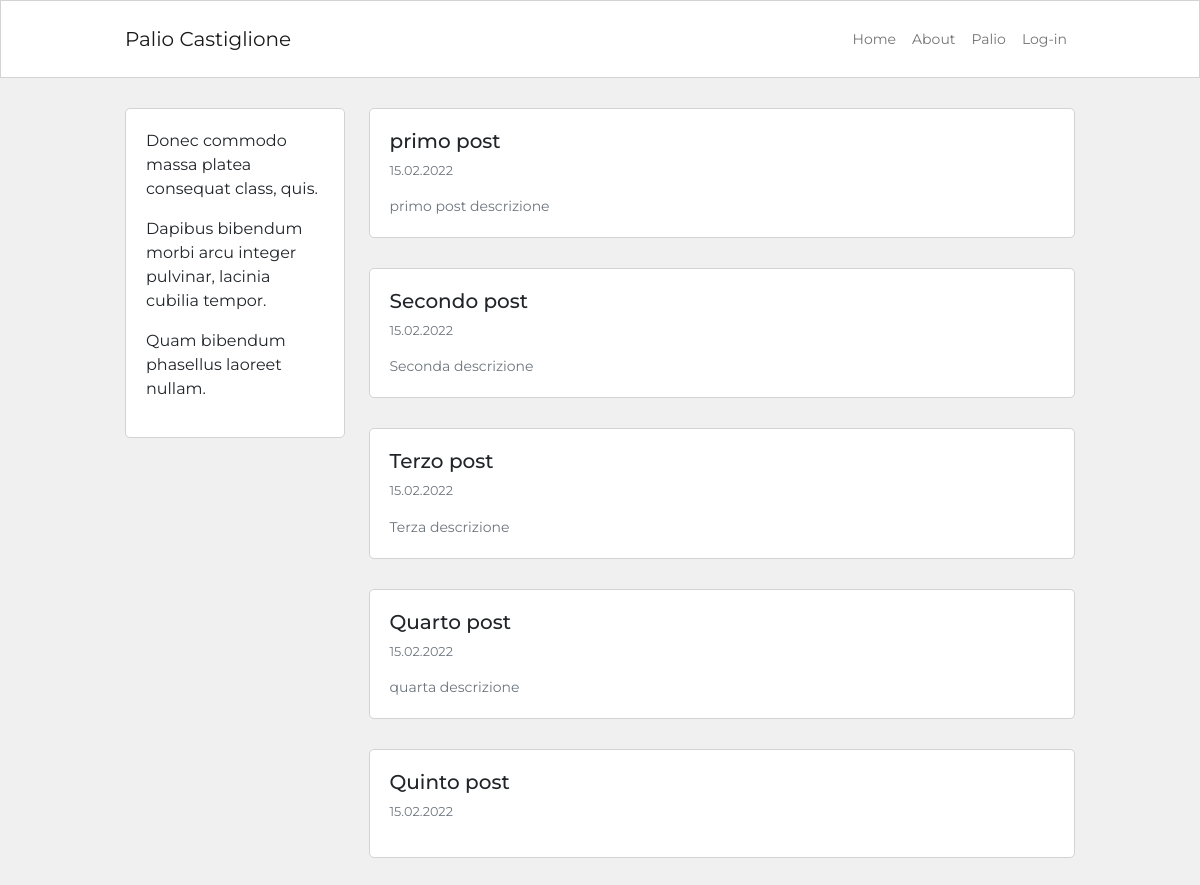
The app's page /, older data.
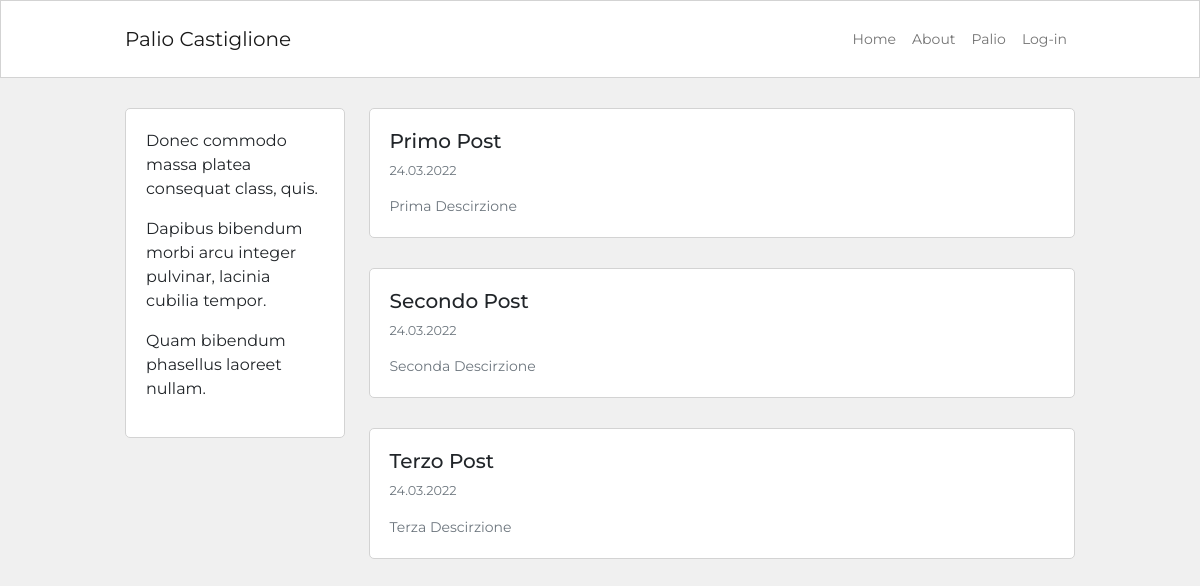
The same page, newer data.
### blog/models.py (models this page shows, shortened)
class Post (db.Model):
    id = db.Column(db.Integer, primary_key=True)
    user_id = db.Column(db.Integer, db.ForeignKey('user.id'), nullable=False)
    created_at = db.Column(db.DateTime, default=datetime.now, nullable= False)
    title = db.Column(db.String(120), nullable=False)
    description = db.Column(db.String(240))
    body = db.Column(db.Text(), nullable=False)

### blog/routes.py (the view)
@app.route ("/")
def homepage ():
    posts = Post.query.order_by(Post.created_at.desc()).all()
    return render_template ('homepage.html', posts = posts)

### blog/templates/homepage.html (shortened to what this page needs)
{% extends 'base.html' %}
{% block content %}
<div class="container content-container">
    <div class="row no-gutters">
        <div class="col-md-9 order-md-2">
            {% for post in posts %}
            <div class="single-post-home">
                <h5>{{post.title}}</h5>
                <p class="p-small-two text-muted">{{post.created_at.strftime('%d.%m.%Y') }}</p>
                {% if post.description %}
                <p class="p-small-one text-muted mb-0">{{post.description}}</p>
                {% endif %}
            </div>
            {% endfor %}
        </div>
        <div class="col-md-3 order-md-1">
            {% include 'about_snippet.html' %}
        </div>
    </div>
</div>
{% endblock %}

### blog/templates/base.html (shortened to what this page needs)
<!DOCTYPE html>
<html lang="en">
<head>
    <link href="https://cdn.jsdelivr.net/npm/bootstrap@5.1.3/dist/css/bootstrap.min.css" rel="stylesheet"
>
    <link rel="stylesheet" href="https://cdn.jsdelivr.net/npm/bootstrap-icons@1.8.1/font/bootstrap-icons.css">
    <link href="{{ url_for ('static', filename='blog.css') }}" rel="stylesheet">
</head>
<nav class="navbar navbar-expand-lg navbar-light nvbar-bg-white ">
    <div class="container navbar-container">
        <a class="navbar-brand" href="{{ url_for ('homepage') }}">Palio Castiglione</a>
        <div class="collapse navbar-collapse" id="navbarSupportedContent">
            <div class="navbar-nav ms-auto">
                <a class="nav-link nav-item" href="{{ url_for ('homepage') }}">Home</a>
                <a class="nav-link nav-item" href="{{ url_for ('about') }}">About</a>
                <a class="nav-link nav-item" href="{{ url_for ('palio') }}">Palio</a>
                <a class="nav-link nav-item" href="{{ url_for ('login') }}">Log-in</a>
            </div>
        </div>
    </div>
</nav>
<body>
    {% block content %}
    {% endblock %}
</body>
</html>

### blog/templates/about_snippet.html
<div class="about-snippet-block">
    {{lipsum(n=3, min=5, max=10)}}
</div>

### blog/static/blog.css (style rules this page uses)
body { font-family: Montserrat; background-color: #f0f0f0; }
a { text-decoration: none; }
.content-container { max-width: 950px; margin-top: 30px; margin-bottom: 30px; padding: 0px; }
.nvbar-bg-white { background-color: #fff; border: 1px solid #d3d3d3; }
.navbar-container { max-width: 950px; font-size: 0.875rem; padding: 10px 0px 10px 0px; }
.about-snippet-block { background-color: #fff; border: 1px solid #d3d3d3; border-radius: 5px; padding: 20px; }
.single-post-home { background-color: #fff; border: 1px solid #d3d3d3; border-radius: 5px; padding: 20px; margin-bottom: 30px; }
.p-small-one { font-size: 0.875rem; }
.p-small-two { font-size: 0.800rem; }

Row changes from the older to the newer data that the page shows:
removed Post: title "Quarto post", created_at "15.02.2022", description "quarta descrizione"
removed Post: title "Quinto post", created_at "15.02.2022"
changed Post: title "primo post" → "Primo Post"; created_at "15.02.2022" → "24.03.2022"; description "primo post descrizione" → "Prima Descirzione"
changed Post: title "Secondo post" → "Secondo Post"; created_at "15.02.2022" → "24.03.2022"; description "Seconda descrizione" → "Seconda Descirzione"
changed Post: title "Terzo post" → "Terzo Post"; created_at "15.02.2022" → "24.03.2022"; description "Terza descrizione" → "Terza Descirzione"
